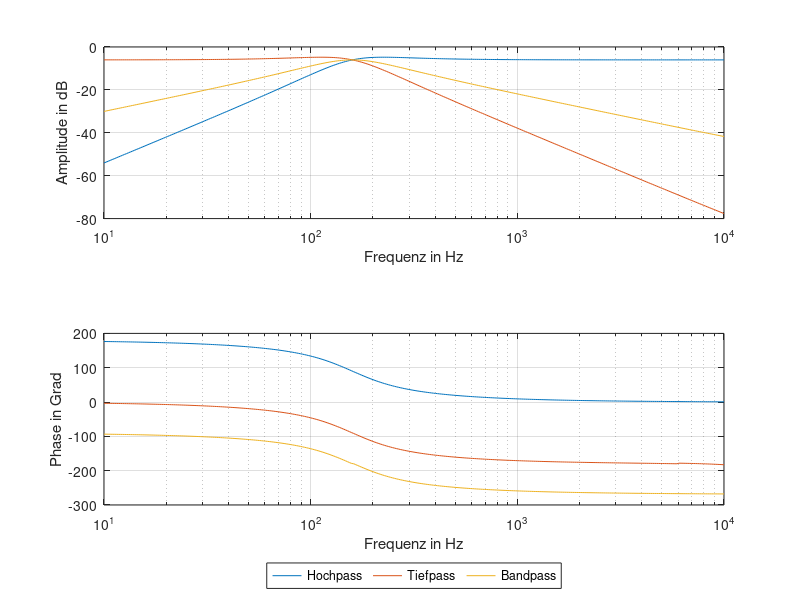
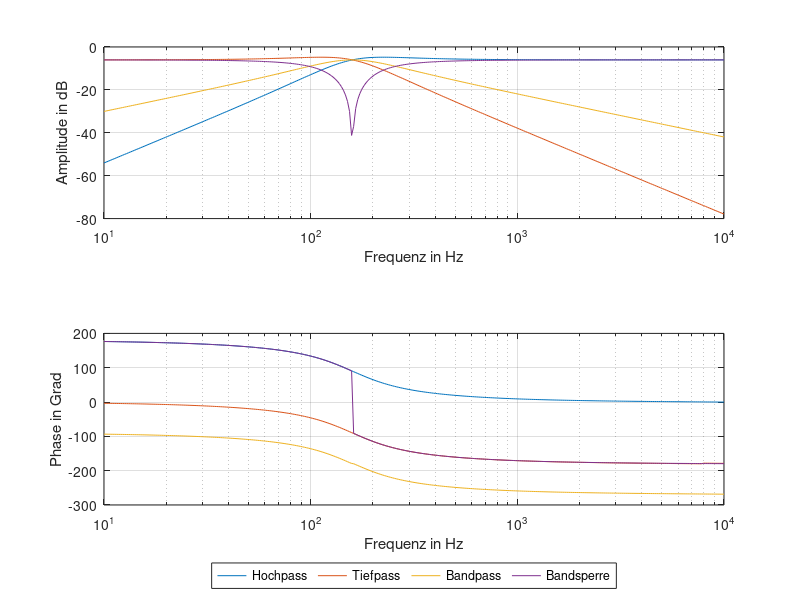
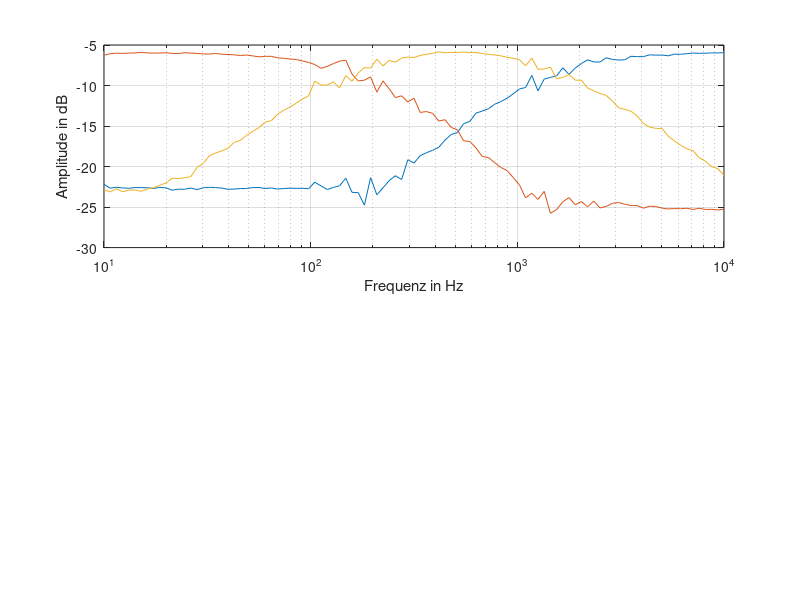

The MATLAB script that drew these images, in order:
%%% Simulation %%%

%% Daten Simulation KHN einlesen
bode_KHN = csvread('./Simulation/KHN_Simulation.csv');
f_KHN = bode_KHN(:,1);
TP_dB_KHN = bode_KHN(:,2);
TP_deg_KHN = unwrap(bode_KHN(:,3));
HP_dB_KHN = bode_KHN(:,4);
HP_deg_KHN = unwrap(bode_KHN(:,5));
BP_dB_KHN = bode_KHN(:,6);
BP_deg_KHN = unwrap(bode_KHN(:,7));

%% Daten Simulation Universalfilter einlesen
bode_universal = csvread('./Simulation/Universal_Simulation.csv');
f_universal = bode_universal(:,1);
HP_dB_universal = bode_universal(:,2);
HP_deg_universal = unwrap(bode_universal(:,3));
BP_dB_universal = bode_universal(:,4);
BP_deg_universal = unwrap(bode_universal(:,5));
TP_dB_universal = bode_universal(:,6);
TP_deg_universal = unwrap(bode_universal(:,7));
BS_dB_universal = bode_universal(:,8);
BS_deg_universal = bode_universal(:,9); 

%% KHN Bodediagramm plotten
fig1 = figure(1) % Handle erzeugen

%% Amplitudengang KHN Simulation
subplot(2,1,1);
semilogx( ...
    f_KHN,HP_dB_KHN, ...
    f_KHN,TP_dB_KHN, ...
    f_KHN,BP_dB_KHN);
grid on 
xlabel('Frequenz in Hz');
ylabel('Amplitude in dB');

% Phasengang KHN Simulation
subplot(2,1,2)
semilogx( ...
    f_KHN,HP_deg_KHN, ...
    f_KHN,TP_deg_KHN, ... 
    f_KHN,BP_deg_KHN);
grid on
xlabel('Frequenz in Hz');
ylabel('Phase in Grad');
legend('Hochpass','Tiefpass','Bandpass', 'Location', 'southoutside','Orientation','horizontal');


%% Universalfilter Bodediagramm plotten
fig2 = figure(2)

%% Amplitudengang Universalfilter
subplot(2,1,1);
semilogx( ...
    f_universal,HP_dB_universal, ...
    f_universal,TP_dB_universal, ... 
    f_universal,BP_dB_universal, ...
    f_universal,BS_dB_universal);
grid on
xlabel('Frequenz in Hz');
ylabel('Amplitude in dB');

% Phasengang Universal
subplot(2,1,2)
semilogx( ...
    f_universal,HP_deg_universal, ... 
    f_universal,TP_deg_universal, ... 
    f_universal,BP_deg_universal, ...
    f_universal,BS_deg_universal);
grid on
xlabel('Frequenz in Hz');
ylabel('Phase in Grad');
legend('Hochpass','Tiefpass','Bandpass','Bandsperre', 'Location', 'southoutside','Orientation','horizontal');


%%% Messung KHN %%%
%% http://elie1redpi.fk4.hs-bremen.de/scpi_manager/#

Messung_BP = csvread('./Messung_KHN/RedPitaya/Bandpass.csv');
Messung_HP = csvread('./Messung_KHN/RedPitaya/Hochpass.csv');
Messung_TP = csvread('./Messung_KHN/RedPitaya/Tiefpass.csv');

f_BP = Messung_BP(:,1);
BP_dB_Messung = Messung_BP(:,3);

f_HP = Messung_HP(:,1);
HP_dB_Messung = Messung_HP(:,3);

f_TP = Messung_TP(:,1);
TP_dB_Messung = Messung_TP(:,3);

fig3 = figure(3)

% Amplitudengang KHN Messung
subplot(2,1,1);
semilogx( ... 
    f_HP,HP_dB_Messung, ... 
    f_TP,TP_dB_Messung, ... 
    f_BP,BP_dB_Messung);
grid on
xlabel('Frequenz in Hz');
ylabel('Amplitude in dB');

%{
% Phasengang KHN Simulation
subplot(2,1,2)
semilogx(f_HP,HP_deg_Messung,'g');
hold on;
grid on;
semilogx(f_TP,TP_deg_Messung,'r');
semilogx(f_BP,BP_deg_Messung,'b');
xlabel('Frequenz in Hz');
ylabel('Phase in Grad');
legend('Hochpass','Bandpass','Tiefpass', 'Location', 'southoutside','Orientation','horizontal');
%}


